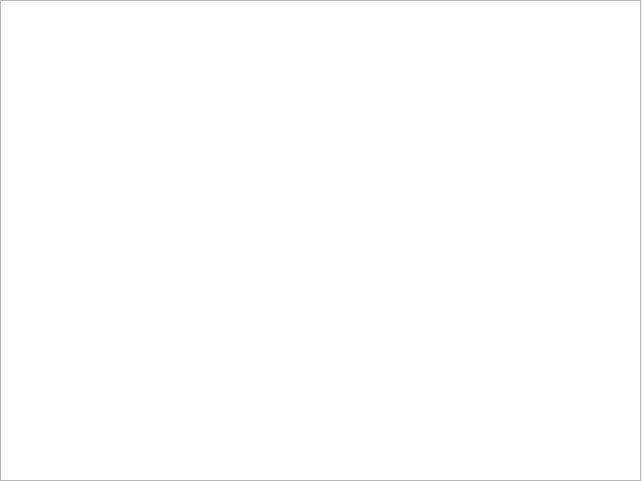
<?xml version="1.0" encoding="UTF-8"?>
<ui version="4.0">
 <class>TargetConsoleWindow</class>
 <widget class="KDDockWidgets::DockWidget" name="TargetConsoleWindow">
  <property name="geometry">
   <rect>
    <x>0</x>
    <y>0</y>
    <width>642</width>
    <height>481</height>
   </rect>
  </property>
  <property name="windowTitle">
   <string>Function Profiler</string>
  </property>
  <widget class="QWidget" name="RootWidget" native="true">
   <property name="geometry">
    <rect>
     <x>0</x>
     <y>0</y>
     <width>641</width>
     <height>481</height>
    </rect>
   </property>
   <property name="sizePolicy">
    <sizepolicy hsizetype="Expanding" vsizetype="Expanding">
     <horstretch>0</horstretch>
     <verstretch>0</verstretch>
    </sizepolicy>
   </property>
   <layout class="QGridLayout" name="gridLayout">
    <property name="leftMargin">
     <number>0</number>
    </property>
    <property name="topMargin">
     <number>0</number>
    </property>
    <property name="rightMargin">
     <number>0</number>
    </property>
    <property name="bottomMargin">
     <number>0</number>
    </property>
    <property name="spacing">
     <number>4</number>
    </property>
    <item row="0" column="0">
     <widget class="QPlainTextEdit" name="text_Console"/>
    </item>
   </layout>
  </widget>
 </widget>
 <customwidgets>
  <customwidget>
   <class>KDDockWidgets::DockWidget</class>
   <extends>QWidget</extends>
   <header location="global">KDDockWidgets/DockWidget.h</header>
   <container>1</container>
  </customwidget>
 </customwidgets>
 <resources/>
 <connections/>
</ui>
